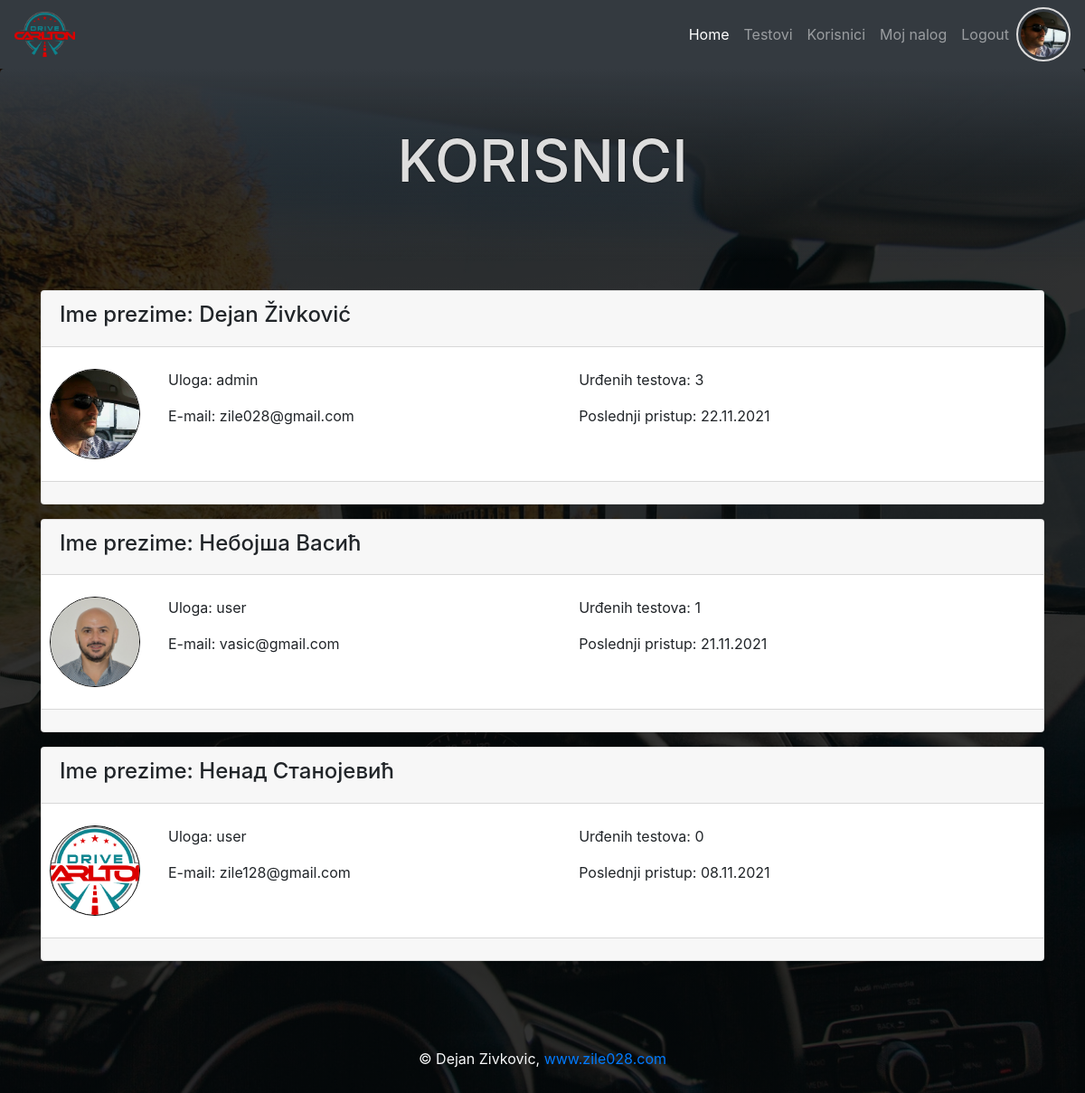
Screenshot of /all_users.php (signed in) with the database file from the repository.
### tables this page shows
CREATE TABLE `users` (
  `id` int(11) NOT NULL,
  `first_name` varchar(50) NOT NULL,
  `last_name` varchar(50) NOT NULL,
  `date_birth` date NOT NULL,
  `email` varchar(50) NOT NULL,
  `password` varchar(60) NOT NULL,
  `created_at` timestamp NOT NULL DEFAULT CURRENT_TIMESTAMP,
  `last_login` timestamp NOT NULL DEFAULT CURRENT_TIMESTAMP,
  `profil_img` varchar(60) DEFAULT NULL,
  `role_id` int(11) DEFAULT NULL
);

CREATE TABLE `roles` (
  `id` int(11) NOT NULL,
  `role` varchar(30) NOT NULL,
  `description` varchar(255) NOT NULL
);

### all_users.php (called while the page is built, shortened)
<?php
require_once "core/init.php";
$user_info = $User->selectSingleJoin(
    ["users", "roles"],
    "role_id",
    ["id" => $_SESSION["id"]]
);
$all_users=$User->usersInfo();
require_once ROOT . "/view/all_users.view.php";

### core/init.php (called while the page is built, shortened)
<?php
require_once "function.php";
require_once "classes/Conection.php";
require_once "classes/QueryBuilder.php";
require_once "classes/User.php";
$database = $conn_config["home_desktop"];
$User         = new User($database);

### core/classes/User.php (called while the page is built, shortened)
<?php
class User extends QueryBuilder
{
    public function isLoged()
    {
        if (isset($_SESSION["id"])) {
            return false;
        } else {
            return true;
        }
    }
    public function usersInfo()
    {
        $sql = "SELECT
                u.id,
                u.first_name,
                u.last_name,
                u.email,
                u.last_login,
                u.profil_img,
                r.role,
                COUNT(ut.user_id) number_tests
                FROM users u
                LEFT JOIN user_test ut ON u.id = ut.user_id
                JOIN roles r ON r.id = u.role_id
                GROUP BY u.id
                ORDER BY FIELD(r.role, 'admin','user')";
        $qry = $this->db->prepare($sql);
        $qry->execute();
        $result = $qry->fetchAll(PDO::FETCH_ASSOC);
        return $result;
    }
}

### core/classes/QueryBuilder.php (called while the page is built, shortened)
<?php
class QueryBuilder extends Connection
{
    public function selectSingleJoin(array $table, String $join_on, $criteria)
    {
        $key = key($criteria);
        $sql = "SELECT
                {$table[0]}.*, {$table[0]}.id {$table[0]}_id, {$table[1]}.*
                FROM {$table[0]}
                JOIN {$table[1]}
                ON {$table[0]}.{$join_on} = {$table[1]}.id
                WHERE {$table[0]}.{$key} = :{$key}";
        $qry = $this->db->prepare($sql);
        $qry->execute($criteria);
        $result = $qry->fetch(PDO::FETCH_OBJ);
        return $result;
    }
}

### core/classes/Conection.php (called while the page is built, shortened)
<?php
class Connection
{
    public function __construct($database)
    {
        try {
            $this->db = new PDO("mysql:host={$database['host']};dbname={$database['dbname']}", $database["user"], $database["password"]);
        } catch (PDOException $err) {
            die("Doslo je do greske. Nije moguce konektovati se sa bazom - " . $err->getMessage());
        }
    }
}

### core/function.php (called while the page is built, shortened)
<?php
function displayDate($arg){
    return date("d.m.Y",strtotime($arg));
}

### view/all_users.view.php (the view)
<?php
require ROOT . "/include/top.php";
require ROOT . "/include/main_nav.php";
?>
<header class="jumbotron text-center">
    <h1>Korisnici</h1>
</header>
<section class="container">
    <?php foreach ($all_users as $user): ?>
    <article class="card mb-3">
        <div class="card-header">
            <h4>Ime prezime: <?php echo "{$user["first_name"]} {$user["last_name"]}" ?></h4>
        </div>
        <div class="card-body row p-4">
            <div class="profil-img mr-md-3">
                <?php if($user["profil_img"]): ?>
                <img class="image-fluid" src="<?php echo SRC_URI . $user["profil_img"]; ?>" alt="">
                <?php else: ?>
                <img class="image-fluid" src="<?php echo ROOT_DIR . "/asset/logo.png"; ?>" alt="">
                <?php endif; ?>
            </div>
            <div class="col-md-5">
                <p>Uloga: <?php echo $user["role"]; ?></p>
                <p>E-mail: <?php echo $user["email"]; ?></p>
            </div>
            <div class="col-md-5">
                <p>Urđenih testova: <?php echo $user["number_tests"]; ?></p>
                <p>Poslednji pristup: <?php echo displayDate($user["last_login"]); ?></p>
            </div>
        </div>
        <div class="card-footer">
        </div>
    </article>
    <?php endforeach; ?>
</section>
<?php
require ROOT . "/include/bottom.php";
?>

### include/main_nav.php (shortened to what this page needs)
<nav class="navbar navbar-expand-lg navbar-dark bg-dark">
    <a class="navbar-brand" href="<?php echo ROOT_DIR; ?>"><img class="img-fluid" src="asset/logo-sm.png" alt=""></a>
    <div class="collapse navbar-collapse" id="navbarNav">
        <ul class="navbar-nav ml-auto">
            <li class="nav-item active">
                <a class="nav-link" href="<?php echo ROOT_DIR; ?>">Home</a>
            </li>
            <li class="nav-item">
                <a class="nav-link" href="<?php echo ROOT_DIR; ?>/testovi.php">Testovi</a>
            </li>
            <?php if(!$User->isLoged() && $user_info->role=="admin"): ?>
            <li class="nav-item">
                <a class="nav-link" href="all_users.php">Korisnici</a>
            </li>
            <?php endif; ?>
            <?php if($User->isLoged()): ?>
            <li class="nav-item">
                <a class="nav-link" href="login_register.php">Login / Register</a>
            </li>
            <?php else: ?>
            <li class="nav-item">
                <a class="nav-link" href="user.php">Moj nalog</a>
            </li>
            <li class="nav-item">
                <a class="nav-link" href="logout.php">Logout</a>
            </li>
            <?php endif; ?>
        </ul>
        <?php if(!$User->isLoged()): ?>
        <div class="loged-profil">
            <img src="<?php echo ROOT_DIR . TARGET_DIR . ($user_info->profil_img ?:"../asset/logo-sm.png"); ?>" alt="">
        </div>
        <?php endif; ?>
    </div>
</nav>

### css/style.css (style rules this page uses)
* { margin: 0; padding: 0; box-sizing: border-box; }
body { background: linear-gradient(rgba(0, 0, 0, 0.8), rgba(0, 0, 0, 0.8)), url(../asset/bg.jpg); background-position: center top; background-size: cover; background-attachment: fixed; }
.jumbotron { background: linear-gradient(to bottom, rgba(52, 58, 64, 1), rgba(0, 0, 0, 0)); color: #ddd; }
h1 { text-transform: uppercase; font-size: 4rem; }
h1, h1 + * { text-shadow: 0 0 2px #000; }
.navbar-brand img, .loged-profil img { height: 50px; }
.profil-img { height: 100px; width: 100px; outline: none; overflow: hidden; }
.profil-img img { height: 100%; width: 100%; display: block; object-fit: cover; border-radius: 50%; border: 1px solid #000; }
.loged-profil img { border: 2px solid #ddd; padding: 3px; border-radius: 50%; width: 60px; height: 60px; object-fit: cover; }

### rows the page displays
users: profil_img (picture), first_name "Dejan", last_name "Živković", role.role "admin", email "zile028@gmail.com", number_tests "3", last_login "22.11.2021"
users: first_name "Небојша", last_name "Васић", profil_img (picture), role.role "user", email "vasic@gmail.com", number_tests "1", last_login "21.11.2021"
users: first_name "Ненад", last_name "Станојевић", role.role "user", email "zile128@gmail.com", number_tests "0", last_login "08.11.2021"
